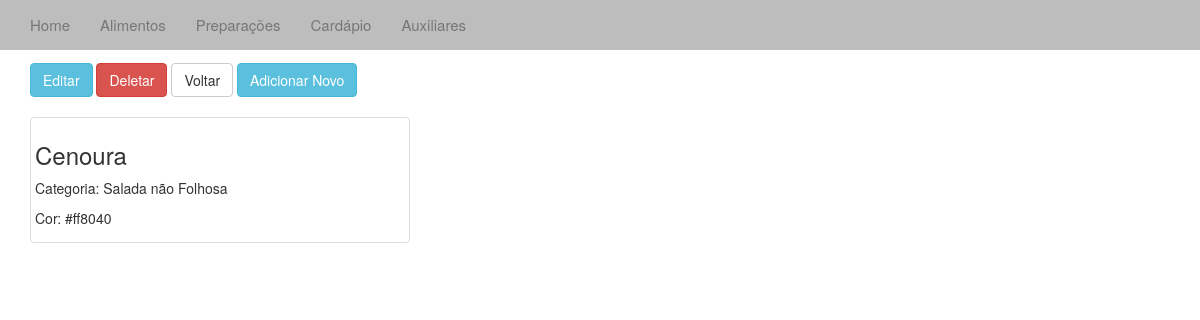
The app's page /veralimento/2/ with its own data.
### cardapio/models.py (models this page shows, shortened)
class Alimentos(models.Model):
	desc = models.CharField(max_length=20)
	cat_alimento = models.ForeignKey(Aux)
	cor = models.CharField(max_length=10)

class Aux(models.Model):
	tipo = models.IntegerField(1)
	desc = models.CharField(max_length=4)
	def __unicode__(self):
		return self.desc

### cardapio/views.py (the view)
# urls.py: url(r'veralimento/(?P<id_alimentos>\d+)/$', 'cardapio.views.veralimento', name='veralimento'),
def veralimento(request, id_alimentos):
	al = get_object_or_404(Alimentos, pk=id_alimentos)
	context = {'al':al}
	return render(request,"veralimento.html", context)

### templates/veralimento.html (shortened to what this page needs)
{% extends "base.html" %}
{% block body%}
<div class="container-fluid">
	<div class="container">
			<h2>Alimento</h2>
			<a href="/editalimento/{{ al.id }}"><button type="button" class="btn btn-info">Editar</button></a>
			<a href="/deletealimento/{{ al.id }}"><button type="button" class="btn btn-danger">Deletar</button></a>
			<a href="/alimentos/"><button type="button" class="btn btn-default">Voltar</button></a>
			<a href="/addalimento/"><button type="button" class="btn btn-info">Adicionar Novo</button></a>
			<br /><br />
			<div class="thumbnail col-sm-4">
				<h3>{{ al.desc }}</h3>
				<p>Categoria: {{ al.cat_alimento }}</p>
				<p>Cor: {{ al.cor }}</p>
			</div>
</div>
{% endblock %}

### records on screen
Alimentos: desc "Cenoura", cat_alimento "Salada não Folhosa", cor "#ff8040"
